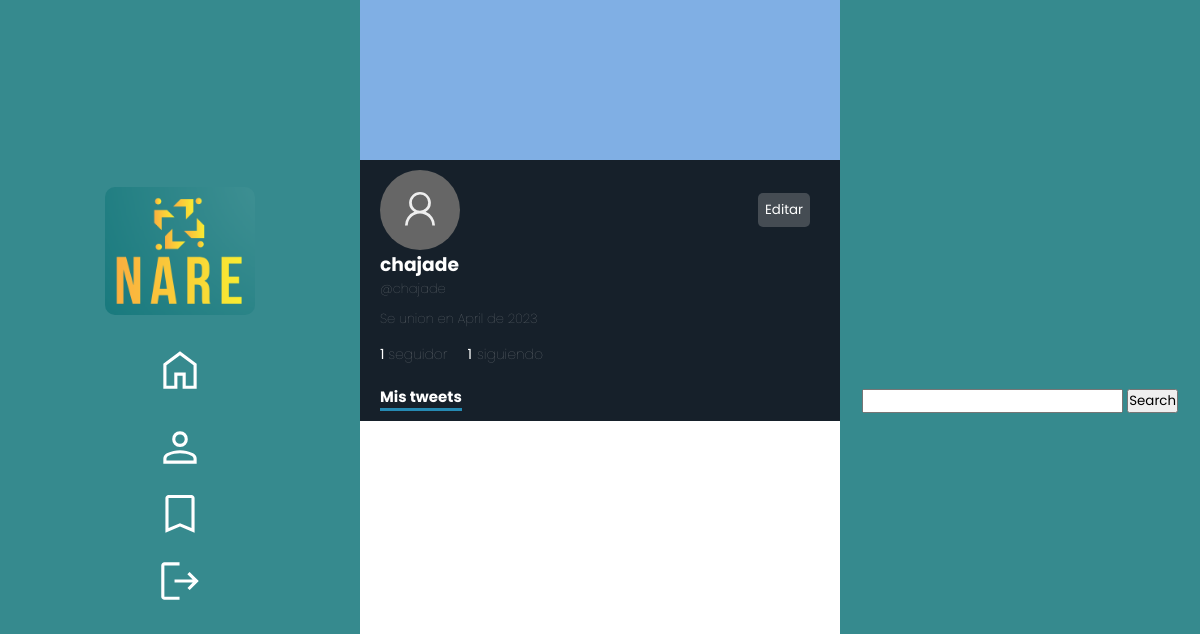
Page /profiles/chajade (signed in) on the earlier database version.
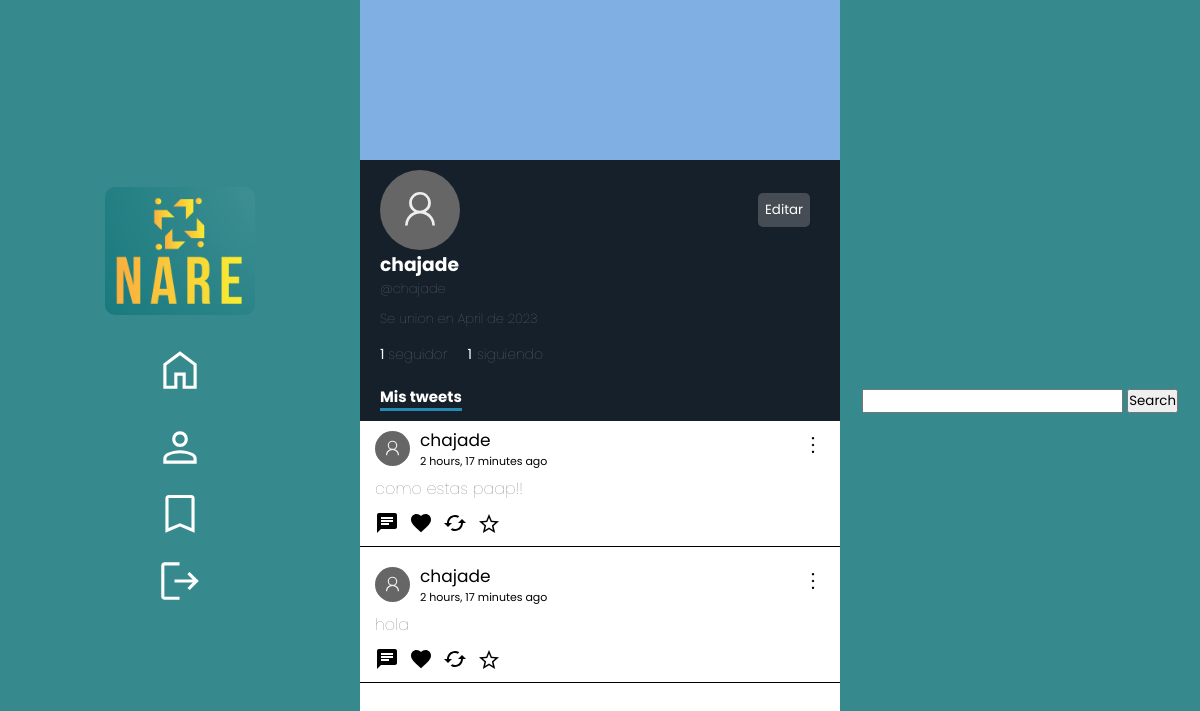
Same page on the later database version.
### tweets/models.py (models this page shows)
class Tweet(models.Model):
    user = models.ForeignKey(User, null=True, on_delete=models.CASCADE)
    content = models.TextField(max_length=180)
    created_at = models.DateTimeField(auto_now_add=True)
    likes = models.IntegerField(default=0)
    likes_users = models.ManyToManyField(User, related_name="likes_tweets")
    retweets = models.IntegerField(default=0)
    parent_tweet = models.IntegerField(null=True)

### profiles/views.py (the view)
# urls.py: path('profiles/<str:account>', views.myProfile, name="myProfile"),
def myProfile(request, account):
    cant_followers = 0
    cant_following = 0
    current_profile = ""
    current_profile = Profiles.objects.get(user__username = request.user.username)
    if request.user.is_authenticated and request.user.username == account:
        current_profile = Profiles.objects.get(user__username = request.user.username)
    user = Profiles.objects.get(username=account)
    followers = user.followers_users.all()
    following = user.followed_users.all()
    cant_following = user.followed_users.all().count()
    cant_followers = int(user.followers)
    tweets = Tweet.objects.filter(user__username=account).all()
    print(cant_followers)
    print(cant_following)
    cant_following = user.followed_users.all().count()
    return render(request, 'myProfile.html', {
        'usuario': user,
        'current_user': current_profile,
        'is_self': request.user.is_authenticated and request.user.username == account,
        'followers': followers,
        'cant_followers': cant_followers,
        'tweets': tweets,
        'cant_following': cant_following,
        'following': following
    })

### profiles/templates/myProfile.html (shortened to what this page needs)
{% extends 'base.html' %}
{% load static %}
    {% block content %}
    <link rel="stylesheet" href="{% static 'myProfile.css' %}">
    <link rel="stylesheet" href="{% static 'globalFeed.css' %}">
        <div class="profile">
            <div class="profile-banner">
            </div>
            <div class="profile-info">
                <div class="top">
                    {% if is_self %}
                        <button class="editButton">Editar</button>
                    {% endif %}
                </div>
                <div class="followName">
                    <h3 class="username">{{usuario.user.username}}</h3>
                </div>
                <h4 class="atName">@{{usuario.username}}</h4>
                <h4 class="createdAt">Se union en {{ usuario.created_at|date:"F" }} de {{ usuario.created_at|date:"Y" }}</h4>
                <div class="followers-info">
                    {% if cant_followers == 1 %}
                        <a href="#" class="cant_followers">{{cant_followers}} <span>seguidor</span></a>
                    {% else %}
                        <a href="#" class="cant_followers">{{cant_followers}} <span>seguidores</span></a>
                    {% endif %}
                    <a href="#" class="following">{{cant_following}}<span  class="cant_following">siguiendo</span></a>
                </div>
                <h1 class="myTweets">Mis tweets</h1>
            </div>
                <div class="tweets">
                    {% for tweet in tweets %}
                            {% include 'Tweet.html' %}
                    {% endfor %}
                </div>
            </div>
    {% endblock content %}

### tweets/templates/Tweet.html (shortened to what this page needs)
<a href="{% url 'tweetDetails' tweet.id %}" class="tweet">
    <div class="div-content" id="{{tweet.id}}">
        <div class="tweetHead">
            <div class="fotoPerfil">
                <form action="{% url 'myProfile' tweet.user.username %}" class="formName">
                    <button class="usernameTweet">{{tweet.user.username}}</button>
                    <p class="timeAgo">{{tweet.created_at|timesince}} ago</p>
                </form>
            </div>
            <div class="tweetOptions">
                <button  class="optionButtons" data="true"></button>
            </div>
        </div>
        <span class="tweetMessage">{{tweet.content}}</span>
        <div class="buttons">
            <button class="msgButton" id="{{tweet.id}}">
                    <svg class="msgSvg" xmlns="http://www.w3.org/2000/svg" height="24px" viewBox="0 0 24 24" width="24px" fill="#000000">
                        <path d="M0 0h24v24H0z" fill="none"/>
                        <path d="M20 2H4c-1.1 0-1.99.9-1.99 2L2 22l4-4h14c1.1 0 2-.9 2-2V4c0-1.1-.9-2-2-2zM6 9h12v2H6V9zm8 5H6v-2h8v2zm4-6H6V6h12v2z"/>
                    </svg>
                </button>
                <form action="{% url 'like' tweet.id %}" class="likeForm">
                    <button class="likeBtn">
                    </button>
                </form>
                <form>
                    <button>
                    </button>
                </form>
                <form action="{% url 'keepTweets' tweet.id %}">
                    <button>
                        {% if tweet in profile.keeps.all %}
                            <svg class="keepSvg saved" xmlns="http://www.w3.org/2000/svg" height="24px" viewBox="0 96 960 960" width="24px"><path fill="rgb(211, 165, 15)" d="m323 851 157-94 157 95-42-178 138-120-182-16-71-168-71 167-182 16 138 120-42 178Zm-90 125 65-281L80 506l288-25 112-265 112 265 288 25-218 189 65 281-247-149-247 149Zm247-355Z"/></svg>
                        {% else %}
                            <svg class="keepSvg" xmlns="http://www.w3.org/2000/svg" height="24px" viewBox="0 96 960 960" width="24px"><path d="m323 851 157-94 157 95-42-178 138-120-182-16-71-168-71 167-182 16 138 120-42 178Zm-90 125 65-281L80 506l288-25 112-265 112 265 288 25-218 189 65 281-247-149-247 149Zm247-355Z"/></svg>
                        {% endif %}
                    </button>
                </form>
            </div>
        </a>
    </div>

Differences in the rows shown:
added Tweet: user.username "chajade", created_at "2 hours, 17 minutes", content "hola"
added Tweet: user.username "chajade", created_at "2 hours, 17 minutes", content "como estas paap!!"
